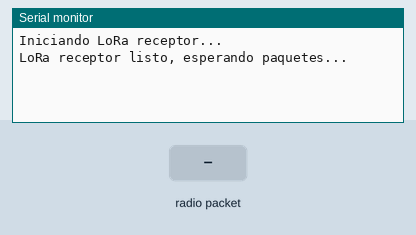
Bench run of a sketch on a simulated Arduino Uno, built with avr-gcc and run on an emulated ATmega328P. On the bench: the last lines printed to the serial monitor. The inputs (shaded band) are chosen by the test bench. No radio packets arrive unless stated.

Above: at 1.2 s.
1.3 s: radio packet "SAT7X:" arrives
At 2.1 s:
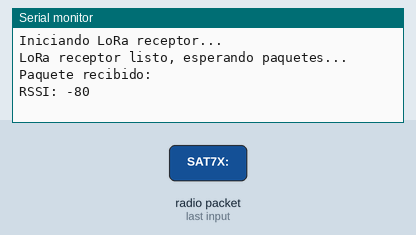
2.8 s: radio packet "1" arrives
At 3.7 s:
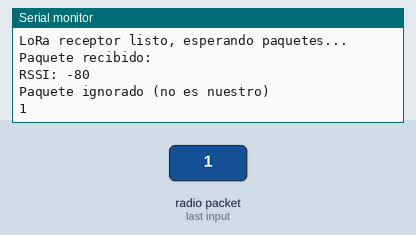

Measured:
- after the input at 1.3 s, the serial monitor: prints a new line at once (image 1)
- after the input at 2.8 s, the serial monitor: prints a new line at once (image 2)

The sketch:

Receptor.ino
```cpp
#include <SPI.h>
#include <LoRa.h>

#define LORA_NSS 10
#define LORA_RST 9
#define LORA_DIO0 2

void setup() {
  Serial.begin(9600);
  while (!Serial);

  Serial.println("Iniciando LoRa receptor...");

  LoRa.setPins(LORA_NSS, LORA_RST, LORA_DIO0);  //  Le dice a la funcion setPins cuáles pines usar para el control del chip

  if (!LoRa.begin(433E6)) {  //inicializa la comunicacion SPI con la antena a 433,000,000 Hz (433E6 es notación científica: 433 × 10⁶), si da falso manda un mensaje y entra en un bucle vacio
    Serial.println("Error al iniciar LoRa, revisa conexiones!");
    while (1);
  }
  LoRa.setSyncWord(0xA5);
  LoRa.enableCrc();
  /*
  LoRa.setSyncWord(0xA5); le pone un codigo seccreto a cada paquete de datos que transmitimos, si el recpetor escucha en la misma frecuencia el CHIP a nivel de hardware
  revisa:
  ¿Este paquete que llegó tiene el Sync Word 0xA5?
  Si coincide procesa el paquete, lo entrega
  Si NO coincide lo descarta automáticamente, ni siquiera nos enterariamos de que llegó

  "Aunque este no descarta por completo los paquetes que no le pertenecen, pueden seguir llegando paquetes no todos pero si algunos y algunos llegaran corruptos"

  LoRa.enableCrc();
  este es el que quita los paquetes corruptos que recibimos apartir del tamaño de datos que manda el tranmisor, asi se da cuenta de si un paquete llega corrompido

  si el receptor lo

  */
  Serial.println("LoRa receptor listo, esperando paquetes...");
}

void loop() {
  /*int packetSize = LoRa.parsePacket();  // la funcion LoRa.parsePacket() verifica si llego un mensaje, si llego regresa el tamaño en bytes de ese paquete
  if (packetSize) {                     // cualquier numero diferente de 0 se evalua como true, asi que si el tamaño de bytes es mayor a 0, se cumplue la condicion
    Serial.println("Paquete recibido: ");
    while (LoRa.available()) {          // mientras todavia alla bytes por leer
      Serial.print((char)LoRa.read());  // LoRa.read() lee un solo byte y avanza al siguiente, luego con (char) lo convertimos a caracter, ya que el byte que llega es un numero ascii
    }
    Serial.println("\n");
    Serial.print("RSSI: ");
    Serial.println(LoRa.packetRssi());  // la función LoRa.packetRssi() nos da la fuerza de la señal (RSSI) del paquete que acabas de recibir
    Serial.println();
  }
*/
int packetSize = LoRa.parsePacket(); // la funcion LoRa.parsePacket() verifica si llego un mensaje, si llego regresa el tamaño en bytes de ese paquete
if (packetSize) { // cualquier numero diferente de 0 se evalua como true, asi que si el tamaño de bytes es mayor a 0, se cumplue la condicion
  String mensaje = "";
  while (LoRa.available()) {// mientras todavia alla bytes por leer
    mensaje += (char)LoRa.read();// lee un byte y avanza al siguienete,lo convierte a char al numero ascii y lo agrega al string
  }

  if (mensaje.startsWith("SAT7X:")) { // si mensaje empieza con SAT7X:
    mensaje = mensaje.substring(6); // dividimos el string, es decir nso quedamos solo con el indice 6 en adelante, del indice 0 al 5 lo ignoramos esos indices corresponden a SAT7X:, cambiamos el valor de String mensaje = "";
    Serial.println("Paquete recibido: ");
    Serial.println(mensaje);// imprimimos el paquete
    Serial.print("RSSI: ");
    Serial.println(LoRa.packetRssi()); // la función LoRa.packetRssi() nos da la fuerza de la señal (RSSI) del paquete que acabas de recibir
  } else {// si el mensaje no empieza con SAT7X: no es nuestro paquete
    Serial.println("Paquete ignorado (no es nuestro)");
    Serial.println(mensaje);
  }
}
}
/*
significado de RSSI:
Received Signal Strength Indicator

o en español:
Indicador de Intensidad de Señal Recibida


=============¿como sabe el receptor que un paquete es para el?==================

El receptor solo sabe "estoy sintonizado a 433 MHz, y algo llegó en esa frecuencia, lo capto y lo recibe

Frecuencia 433 MHz = la estación de radio
LoRa.begin(433E6)  = sintonizar tu radio a esa estación específica

Cualquier radio sintonizado ahí escucha lo mismo,
sin importar si el locutor "quería hablarle a ese radio en particular" o no
*/
```
